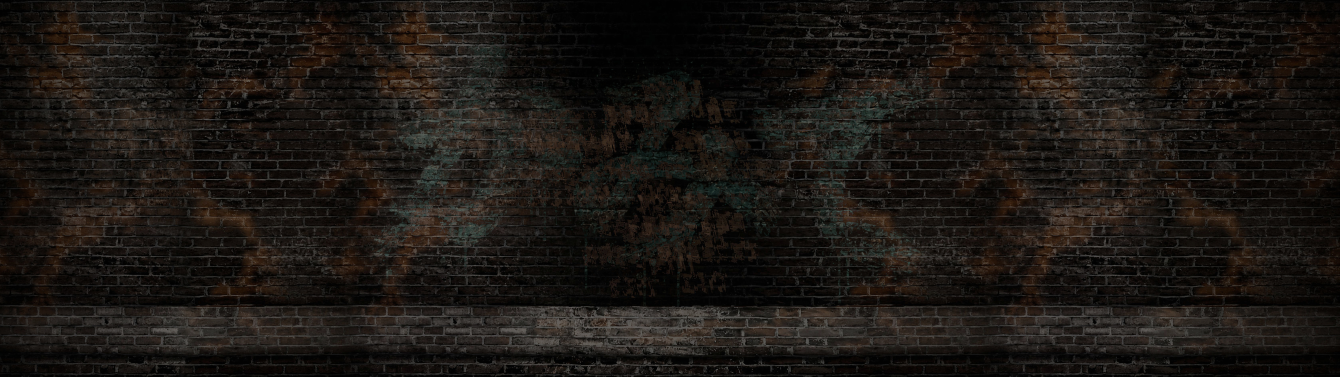
#> input picture resources/options/wall.jpg, 6696 x 1882 px (shown at 1/5 size)
$ python compose_wall.py ../../resources/options/wall.jpg ../../resources/options/wall.jpg out.png
#> lines starting #> are read from the running program, lines starting #| are printed output that depends on the picture
# The OPTIONS screen's wall (resources/options/wall.jpg) from K's 16:9 wall and its blank version: 32:9, his wall in
# the middle untouched, widened on both sides with stretches of the blank wall (its generic left and right parts, so
# the scratched middle doesn't repeat), each joined with a 140 px crossfade where the brick rows line up best, and
# darkened gently past the 21:9 area. The game crops it to the picture's shape (src/kamite/options_screen.cpp).
#   python3 compose_wall.py kamite_wall.jpg kamite_wall_blank.jpg wall.jpg
from PIL import Image; import numpy as np, sys
G=np.asarray(Image.open(sys.argv[1]).convert('RGB'),dtype=np.float32)
B=np.asarray(Image.open(sys.argv[2]).convert('RGB'),dtype=np.float32)
H,W,_=G.shape
#> H = 1882; W = 6696
k=np.ones(31)/31
def hp(img):
    L=img.mean(axis=2); return L-np.apply_along_axis(lambda c: np.convolve(c,k,'same'),1,L)
HPB=hp(B)
#> in hp, `return L - np.apply_along_axis(lambda c: np.convolve(c, k, 'same'), 1,`:
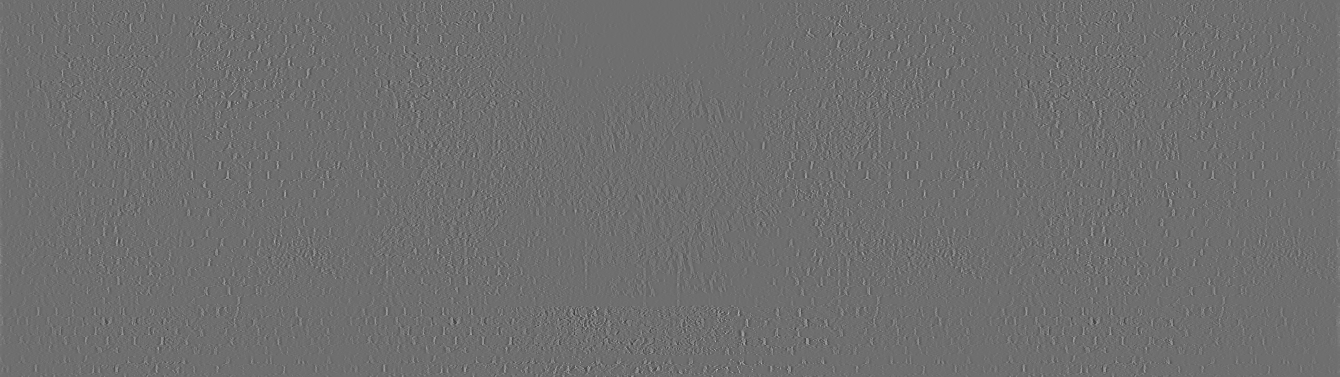
#> returned value: shape (1882, 6696) float64 (shown at 1/5 size); min -75.54, max 97.41, mean 0; drawn with min black and max white
rows=slice(150,1500)
o=140
e=(int(round(H*32/9))-W)//2+2
#> e = 0
Wt=W+2*e
#> Wt = 6696
out=np.zeros((H,Wt,3),np.float32); out[:,e:e+W]=G
cur=np.zeros((H,Wt),np.float32); cur[:,e:e+W]=hp(G)
def corr(a,b):
    a=(a-a.mean())/(a.std()+1e-6); b=(b-b.mean())/(b.std()+1e-6); return float((a*b).mean())
def place(x0,x1,nominal,seam_right):
    seam=np.arange(x1-o,x1) if seam_right else np.arange(x0,x0+o)
    best=None
    for sh in range(nominal-60,nominal+61):
        c=np.arange(x0,x1)-sh
        if c.min()<0 or c.max()>=W: continue
        v=corr(cur[rows][:,seam],HPB[rows][:,seam-sh])
        if best is None or v>best[1]: best=(sh,v)
    sh=best[0]; print('seg',x0-e,x1-e,'B',x0-sh,x1-1-sh,'corr',round(best[1],3))
    for x in range(x0,x1):
        c=B[:,x-sh]
        if seam_right and x>=x1-o: t=(x-(x1-o))/o; t=t*t*(3-2*t); out[:,x]=c*(1-t)+out[:,x]*t
        elif (not seam_right) and x<x0+o: t=(x-x0)/o; t=t*t*(3-2*t); out[:,x]=out[:,x]*(1-t)+c*t
        else: out[:,x]=c; cur[:,x]=HPB[:,x-sh]
s1=e-820
#> s1 = -820
place(s1,e+o,(e+o-1)-(W-40),True)
#> the loop in place, `for sh in range(nominal-60,nominal+61):` made 121 passes
#> (v, best) on passes 22, 23, 24, 25, 42, 43, 44, 45, 86, 87: (0.000197, (-6556, 0.000197)), (0.0023, (-6555, 0.0023)), (0.0037, (-6554, 0.0037)), (0.00416, (-6553, 0.00416)), (0.00687, (-6536, 0.00687)), (0.00854, (-6535, 0.00854)), (0.00866, (-6534, 0.00866)), (0.00868, (-6533, 0.00868)), (0.0102, (-6492, 0.0102)), (0.0127, (-6491, 0.0127))
#> v on passes 26 to 31: 0.00378, 0.00234, 0.00135, 0.00161, 0.00218, 0.00173
#> in place, `sh = best[0]`: sh = -6491
#| seg -820 140 B 5671 6630 corr 0.013
place(0,s1+o,-14,True)
#> (the run stopped early here; a loop or call above may not have finished)
